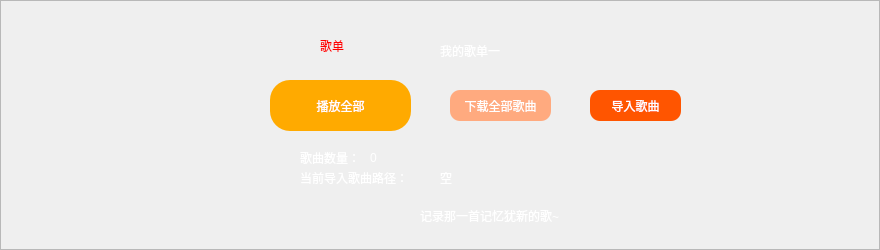
            <widget class="QFrame" name="frame_15">
             <property name="styleSheet">
              <string notr="true">#frame_15
{
background-color: rgb(0, 0, 0);

}

QPushButton:hover
{
	margin:2px;
}
</string>
             </property>
             <property name="frameShape">
              <enum>QFrame::StyledPanel</enum>
             </property>
             <property name="frameShadow">
              <enum>QFrame::Raised</enum>
             </property>
             <widget class="QLabel" name="label_36">
              <property name="geometry">
               <rect>
                <x>30</x>
                <y>-10</y>
                <width>221</width>
                <height>241</height>
               </rect>
              </property>
              <property name="styleSheet">
               <string notr="true">#label_36
{
	border-image: url(:/background/background/18.jpg);
}</string>
              </property>
              <property name="text">
               <string/>
              </property>
             </widget>
             <widget class="QLabel" name="label_37">
              <property name="geometry">
               <rect>
                <x>440</x>
                <y>40</y>
                <width>151</width>
                <height>21</height>
               </rect>
              </property>
              <property name="styleSheet">
               <string notr="true">#label_37
{
	font: 15pt &quot;华文楷体&quot;;
	color: rgb(255, 255, 255);
}</string>
              </property>
              <property name="text">
               <string>我的歌单一</string>
              </property>
             </widget>
             <widget class="QLabel" name="label_38">
              <property name="geometry">
               <rect>
                <x>320</x>
                <y>20</y>
                <width>51</width>
                <height>51</height>
               </rect>
              </property>
              <property name="styleSheet">
               <string notr="true">#label_38
{

	font: 15pt &quot;华文楷体&quot;;
	color: rgb(255, 0, 0);

}</string>
              </property>
              <property name="text">
               <string>歌单</string>
              </property>
             </widget>
             <widget class="QPushButton" name="btn_play_m1">
              <property name="geometry">
               <rect>
                <x>270</x>
                <y>80</y>
                <width>141</width>
                <height>51</height>
               </rect>
              </property>
              <property name="styleSheet">
               <string notr="true">#btn_play_m1
{
background-color: rgb(255, 170, 0);
border:none;
border-radius:20px;
font: 12pt &quot;华文楷体&quot;;
color: rgb(255, 255, 255);
}


</string>
              </property>
              <property name="text">
               <string>播放全部</string>
              </property>
             </widget>
             <widget class="QPushButton" name="pushButton_4">
              <property name="geometry">
               <rect>
                <x>450</x>
                <y>90</y>
                <width>101</width>
                <height>31</height>
               </rect>
              </property>
              <property name="styleSheet">
               <string notr="true">background-color: rgb(255, 170, 127);
border-radius:10px;
font: 9pt &quot;华文楷体&quot;;
color: rgb(255, 255, 255);</string>
              </property>
              <property name="text">
               <string>下载全部歌曲</string>
              </property>
             </widget>
             <widget class="QPushButton" name="pushButton_5">
              <property name="geometry">
               <rect>
                <x>590</x>
                <y>90</y>
                <width>91</width>
                <height>31</height>
               </rect>
              </property>
              <property name="styleSheet">
               <string notr="true">background-color: rgb(255, 85, 0);
border-radius:10px;
font: 9pt &quot;华文楷体&quot;;
color: rgb(255, 255, 255);</string>
              </property>
              <property name="text">
               <string>导入歌曲</string>
              </property>
             </widget>
             <widget class="QLabel" name="label_39">
              <property name="geometry">
               <rect>
                <x>300</x>
                <y>150</y>
                <width>81</width>
                <height>16</height>
               </rect>
              </property>
              <property name="styleSheet">
               <string notr="true">#label_39
{
	font: 9pt &quot;华文楷体&quot;;
color: rgb(255, 255, 255);
}</string>
              </property>
              <property name="text">
               <string>歌曲数量：</string>
              </property>
             </widget>
             <widget class="QLabel" name="label_40">
              <property name="geometry">
               <rect>
                <x>370</x>
                <y>150</y>
                <width>72</width>
                <height>15</height>
               </rect>
              </property>
              <property name="styleSheet">
               <string notr="true">#label_40
{
	color: rgb(255, 255, 255);
}</string>
              </property>
              <property name="text">
               <string>0</string>
              </property>
             </widget>
             <widget class="QLabel" name="label_41">
              <property name="geometry">
               <rect>
                <x>420</x>
                <y>200</y>
                <width>451</width>
                <height>31</height>
               </rect>
              </property>
              <property name="styleSheet">
               <string notr="true">#label_41
{
	font: 15pt &quot;华文楷体&quot;;
color: rgb(255, 255, 255);
}</string>
              </property>
              <property name="text">
               <string>记录那一首记忆犹新的歌~</string>
              </property>
             </widget>
             <widget class="QLabel" name="label_42">
              <property name="geometry">
               <rect>
                <x>270</x>
                <y>20</y>
                <width>51</width>
                <height>51</height>
               </rect>
              </property>
              <property name="styleSheet">
               <string notr="true">border-image: url(:/pushbottom/pushubottom/my.png);</string>
              </property>
              <property name="text">
               <string/>
              </property>
             </widget>
             <widget class="QLabel" name="label_43">
              <property name="geometry">
               <rect>
                <x>300</x>
                <y>170</y>
                <width>141</width>
                <height>16</height>
               </rect>
              </property>
              <property name="styleSheet">
               <string notr="true">	font: 9pt &quot;华文楷体&quot;;
color: rgb(255, 255, 255);</string>
              </property>
              <property name="text">
               <string>当前导入歌曲路径：</string>
              </property>
             </widget>
             <widget class="QLabel" name="label_44">
              <property name="geometry">
               <rect>
                <x>440</x>
                <y>170</y>
                <width>291</width>
                <height>16</height>
               </rect>
              </property>
              <property name="styleSheet">
               <string notr="true">	font: 9pt &quot;华文楷体&quot;;
color: rgb(255, 255, 255);</string>
              </property>
              <property name="text">
               <string>空</string>
              </property>
             </widget>
            </widget>
